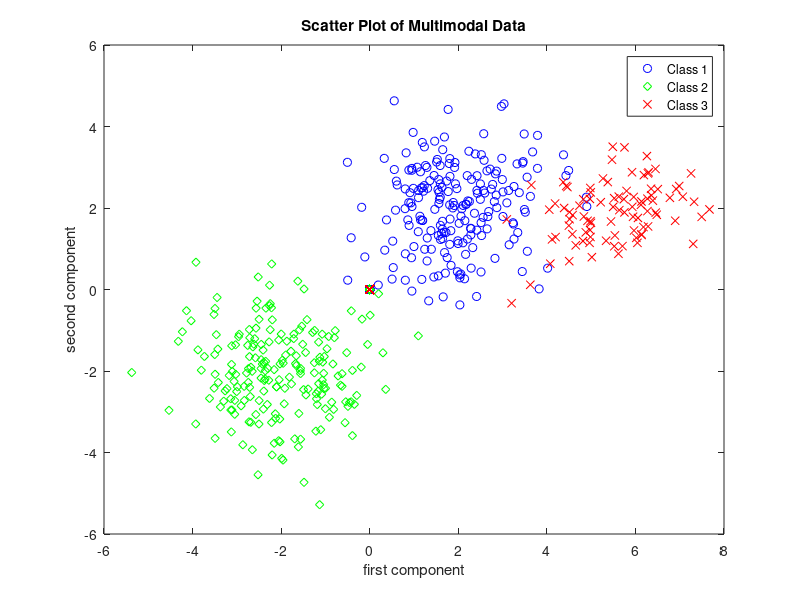

This figure's MATLAB source:
N=500;

R1 = [ 1, 0.1; 0.1, 1];
mu1 = [2, 2]';

R2 = [ 1, -0.1; -0.1, 1];
mu2 = [-2, -2]';

R3 = [ 1, 0.2; 0.2, 0.5];
mu3 = [5.5, 2]';

pi1 = 0.4;

pi2 = 0.4;

pi3 = 1 - (pi1 + pi2);

[V,D] = eig(R1);
A1 = V*sqrt(D);

[V,D] = eig(R2);
A2 = V*sqrt(D);

[V,D] = eig(R3);
A3 = V*sqrt(D);

%x1 = A1*random('Normal',0,1,2,N) + mu1*ones(1,N);
x1 = A1*randn(2,N) + mu1*ones(1,N);

%x2 = A2*random('Normal',0,1,2,N) + mu2*ones(1,N);
x2 = A2*randn(2,N) + mu2*ones(1,N);

%x3 = A3*random('Normal',0,1,2,N) + mu3*ones(1,N);
x3 = A3*randn(2,N) + mu3*ones(1,N);

SwitchVar = ones(2,1)*random('Uniform',0,1,1,N);
SwitchVar1 = SwitchVar<pi1;
SwitchVar2 = (SwitchVar>=pi1)&(SwitchVar<(pi1+pi2));
SwitchVar3 = SwitchVar>=(pi1+pi2);


x = SwitchVar1.*x1 + SwitchVar2.*x2 + SwitchVar3.*x3;


x11 = SwitchVar1.*x1;
x21 = SwitchVar2.*x2;
x31 = SwitchVar3.*x3;
plot(x11(1,:),x11(2,:),'bo');
hold on
plot(x21(1,:),x21(2,:),'gd');
plot(x31(1,:),x31(2,:),'rx');
title('Scatter Plot of Multimodal Data')
xlabel('first component')
ylabel('second component')
legend('Class 1','Class 2', 'Class 3');


% plot(x(1,:),x(2,:),'o');
% title('Scatter Plot of Multimodal Data')
% xlabel('first component')
% ylabel('second component')

x = x';
% save data x /ascii
